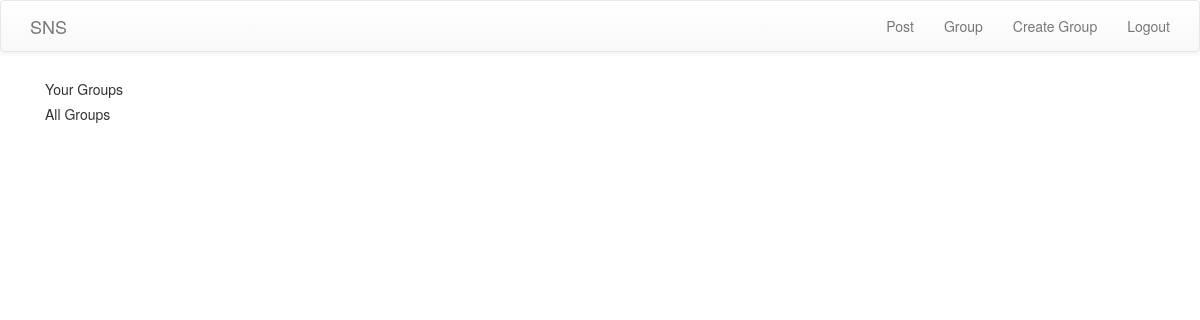
Before: /posts/ (signed in) with the older database file.
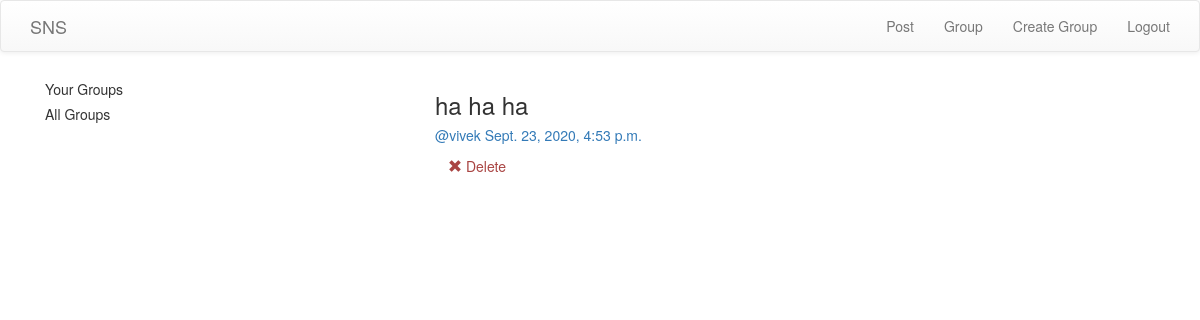
After: the same page with the newer database file.
### posts/models.py (models this page shows, shortened)
class Post(models.Model):
    user = models.ForeignKey(User,related_name='posts', on_delete=models.CASCADE)
    created_at = models.DateTimeField(auto_now=True)
    message = models.TextField()
    message_html = models.TextField(editable=False)
    group = models.ForeignKey(Group, related_name='posts', null=True, blank=True, on_delete=models.CASCADE)
    class Meta:
        ordering = ['-created_at']
        unique_together = ['user', 'message']

### posts/views.py (the view)
# urls.py: path('', views.PostList.as_view(), name='all'),
class PostList(SelectRelatedMixin, ListView):
    model = Post
    select_related = ('user', 'group')

### posts/templates/posts/post_list.html (shortened to what this page needs)
{% extends 'posts/post_base.html' %}
{% block prepost %}
<div class="col-md-4">
    {% if request.user.is_authenticated %}
        <div class="card card-with-shadow">
            <div class="content">
                <h5 class="title">Your Groups</h5>
            </div>
        </div>
    {% endif %}
    <div class="card card-with-shadow">
        <div class="content">
            <h5 class="title"> All Groups</h5>
        </div>
    </div>
</div>
{% endblock  %}
{% block post_content %}
<div class="col-md-8">
    {% for post in post_list %}
        {% include 'posts/_post.html' %}
    {% endfor %}
</div>
{% endblock  %}

### posts/templates/posts/_post.html
<div class="post media">
    <h3> {{post.message_html|safe}}</h3>
    <div class="media-body">
        <h5 class="media-heading">
        <span class="username">
            <a href="{% url 'posts:for_user' username=post.user.username %}">@{{post.user.username}}</a>
        </span>
        <time class="time">
            <a href="{% url 'posts:single' username=post.user.username pk=post.pk %}"> {{post.created_at}} </a>
        </time>
        </h5>
        <div class="media-footer">
            {% if user.is_authenticated and post.user == user %}
                <a href="{% url 'posts:delete' pk=post.pk %}" title="delete" class="btn btn-simple">
                <span class="glyphicon glyphicon-remove text-danger" aria-hidden="true"></span>
                <span class="text-danger icon-label">Delete</span>
                </a>
            {% endif %}
        </div>
    </div>
</div>

Changed rows visible on the page:
added Post: message_html "ha ha ha", user.username "vivek", created_at "Sept. 23, 2020, 4:53 p.m.", shows "Delete"
